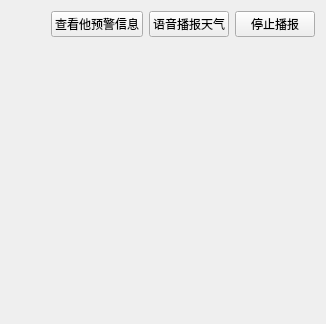
          <widget class="QWidget" name="tab_9">
           <attribute name="title">
            <string>天气</string>
           </attribute>
           <layout class="QVBoxLayout" name="verticalLayout_13">
            <item>
             <layout class="QHBoxLayout" name="horizontalLayout_18">
              <item>
               <spacer name="horizontalSpacer_20">
                <property name="orientation">
                 <enum>Qt::Horizontal</enum>
                </property>
                <property name="sizeHint" stdset="0">
                 <size>
                  <width>40</width>
                  <height>20</height>
                 </size>
                </property>
               </spacer>
              </item>
              <item>
               <widget class="PrimaryPushButton" name="select_earlywarning_pushButton">
                <property name="text">
                 <string>查看他预警信息</string>
                </property>
               </widget>
              </item>
              <item>
               <widget class="PrimaryPushButton" name="play_pushButton">
                <property name="text">
                 <string>语音播报天气</string>
                </property>
               </widget>
              </item>
              <item>
               <widget class="PrimaryPushButton" name="stop_play_pushButton">
                <property name="text">
                 <string>停止播报</string>
                </property>
               </widget>
              </item>
             </layout>
            </item>
            <item>
             <widget class="QWidget" name="weather_widget" native="true">
              <property name="minimumSize">
               <size>
                <width>0</width>
                <height>230</height>
               </size>
              </property>
             </widget>
            </item>
            <item>
             <spacer name="verticalSpacer_10">
              <property name="orientation">
               <enum>Qt::Vertical</enum>
              </property>
              <property name="sizeHint" stdset="0">
               <size>
                <width>20</width>
                <height>40</height>
               </size>
              </property>
             </spacer>
            </item>
           </layout>
          </widget>
